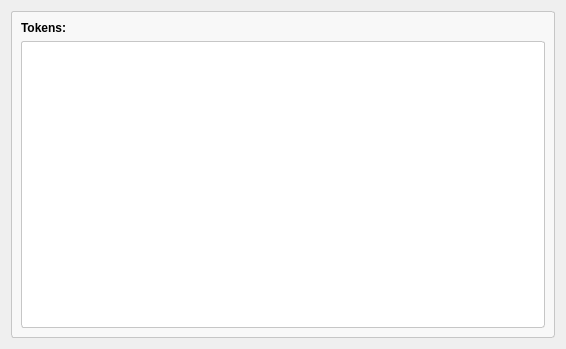
<?xml version="1.0" encoding="UTF-8"?>
<ui version="4.0">
 <class>myPopupWidget</class>
 <widget class="QWidget" name="myPopupWidget">
  <property name="geometry">
   <rect>
    <x>0</x>
    <y>0</y>
    <width>566</width>
    <height>349</height>
   </rect>
  </property>
  <property name="windowTitle">
   <string>词素序列</string>
  </property>
  <property name="windowIcon">
   <iconset>
    <normaloff>resources/Interpreter.png</normaloff>resources/Interpreter.png</iconset>
  </property>
  <layout class="QGridLayout" name="gridLayout_2">
   <item row="0" column="0">
    <widget class="QFrame" name="frame">
     <property name="minimumSize">
      <size>
       <width>500</width>
       <height>300</height>
      </size>
     </property>
     <property name="styleSheet">
      <string notr="true">#frame{
    border: 1px solid #c6c6c6;
    border-radius: 3px;
    background-color: #f8f8f8;
}</string>
     </property>
     <property name="frameShape">
      <enum>QFrame::StyledPanel</enum>
     </property>
     <property name="frameShadow">
      <enum>QFrame::Raised</enum>
     </property>
     <layout class="QGridLayout" name="gridLayout">
      <item row="0" column="0">
       <widget class="QLabel" name="label">
        <property name="styleSheet">
         <string notr="true">font-family: 'Segoe UI', 'Helvetica Neue', Arial, sans-serif;
font-size: 9pt;
font-weight: bold;
</string>
        </property>
        <property name="text">
         <string>Tokens:</string>
        </property>
       </widget>
      </item>
      <item row="1" column="0">
       <widget class="QTextEdit" name="textEdit">
        <property name="styleSheet">
         <string notr="true">/* QTextEdit 样式 */
QTextEdit {
    color: #000000;
    background-color: #ffffff;
    border: 1px solid #c6c6c6;
    border-radius: 3px;
    padding: 3px;
    font-family: 'Segoe UI', 'Helvetica Neue', Arial, sans-serif;
    font-size: 9pt;
	font-weight: bold;
}</string>
        </property>
        <property name="readOnly">
         <bool>true</bool>
        </property>
       </widget>
      </item>
     </layout>
    </widget>
   </item>
  </layout>
 </widget>
 <resources/>
 <connections/>
</ui>
